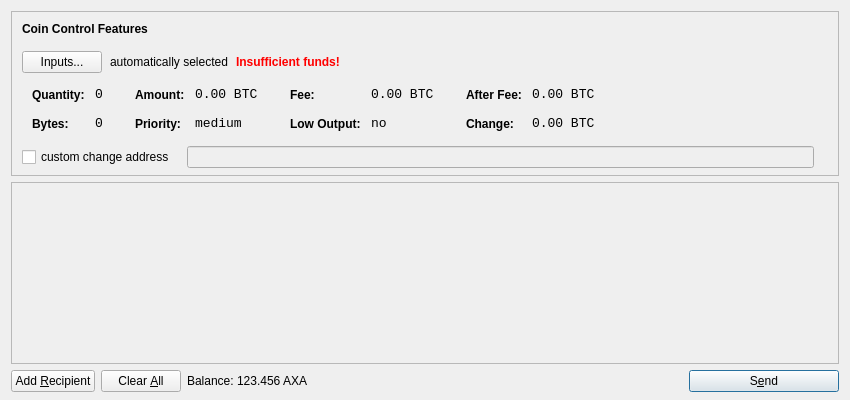
<?xml version="1.0" encoding="UTF-8"?>
<ui version="4.0">
 <class>SendCoinsDialog</class>
 <widget class="QDialog" name="SendCoinsDialog">
  <property name="geometry">
   <rect>
    <x>0</x>
    <y>0</y>
    <width>850</width>
    <height>400</height>
   </rect>
  </property>
  <property name="windowTitle">
   <string>Send Coins</string>
  </property>
  <layout class="QVBoxLayout" name="verticalLayout" stretch="0,1,0">
   <property name="bottomMargin">
    <number>8</number>
   </property>
   <item>
    <widget class="QFrame" name="frameCoinControl">
     <property name="sizePolicy">
      <sizepolicy hsizetype="Expanding" vsizetype="Expanding">
       <horstretch>0</horstretch>
       <verstretch>0</verstretch>
      </sizepolicy>
     </property>
     <property name="maximumSize">
      <size>
       <width>16777215</width>
       <height>16777215</height>
      </size>
     </property>
     <property name="frameShape">
      <enum>QFrame::StyledPanel</enum>
     </property>
     <property name="frameShadow">
      <enum>QFrame::Sunken</enum>
     </property>
     <layout class="QVBoxLayout" name="verticalLayoutCoinControl2">
      <property name="spacing">
       <number>-1</number>
      </property>
      <property name="leftMargin">
       <number>0</number>
      </property>
      <property name="topMargin">
       <number>0</number>
      </property>
      <property name="rightMargin">
       <number>0</number>
      </property>
      <property name="bottomMargin">
       <number>6</number>
      </property>
      <item>
       <layout class="QVBoxLayout" name="verticalLayoutCoinControl" stretch="0,0,0,0,1">
        <property name="spacing">
         <number>0</number>
        </property>
        <property name="leftMargin">
         <number>10</number>
        </property>
        <property name="topMargin">
         <number>10</number>
        </property>
        <item>
         <layout class="QHBoxLayout" name="horizontalLayoutCoinControl1">
          <property name="bottomMargin">
           <number>15</number>
          </property>
          <item>
           <widget class="QLabel" name="labelCoinControlFeatures">
            <property name="sizePolicy">
             <sizepolicy hsizetype="Preferred" vsizetype="Maximum">
              <horstretch>0</horstretch>
              <verstretch>0</verstretch>
             </sizepolicy>
            </property>
            <property name="font">
             <font>
              <weight>75</weight>
              <bold>true</bold>
             </font>
            </property>
            <property name="styleSheet">
             <string notr="true">font-weight:bold;</string>
            </property>
            <property name="text">
             <string>Coin Control Features</string>
            </property>
           </widget>
          </item>
         </layout>
        </item>
        <item>
         <layout class="QHBoxLayout" name="horizontalLayoutCoinControl2" stretch="0,0,0,0">
          <property name="spacing">
           <number>8</number>
          </property>
          <property name="bottomMargin">
           <number>10</number>
          </property>
          <item>
           <widget class="QPushButton" name="pushButtonCoinControl">
            <property name="styleSheet">
             <string notr="true"/>
            </property>
            <property name="text">
             <string>Inputs...</string>
            </property>
           </widget>
          </item>
          <item>
           <widget class="QLabel" name="labelCoinControlAutomaticallySelected">
            <property name="text">
             <string>automatically selected</string>
            </property>
            <property name="margin">
             <number>5</number>
            </property>
           </widget>
          </item>
          <item>
           <widget class="QLabel" name="labelCoinControlInsuffFunds">
            <property name="font">
             <font>
              <weight>75</weight>
              <bold>true</bold>
             </font>
            </property>
            <property name="styleSheet">
             <string notr="true">color:red;font-weight:bold;</string>
            </property>
            <property name="text">
             <string>Insufficient funds!</string>
            </property>
            <property name="margin">
             <number>5</number>
            </property>
           </widget>
          </item>
          <item>
           <spacer name="horizontalSpacerCoinControl">
            <property name="orientation">
             <enum>Qt::Horizontal</enum>
            </property>
            <property name="sizeHint" stdset="0">
             <size>
              <width>40</width>
              <height>1</height>
             </size>
            </property>
           </spacer>
          </item>
         </layout>
        </item>
        <item>
         <widget class="QWidget" name="widgetCoinControl" native="true">
          <property name="sizePolicy">
           <sizepolicy hsizetype="Preferred" vsizetype="Preferred">
            <horstretch>0</horstretch>
            <verstretch>0</verstretch>
           </sizepolicy>
          </property>
          <property name="minimumSize">
           <size>
            <width>0</width>
            <height>0</height>
           </size>
          </property>
          <property name="styleSheet">
           <string notr="true"/>
          </property>
          <layout class="QHBoxLayout" name="horizontalLayoutCoinControl5">
           <property name="margin">
            <number>0</number>
           </property>
           <item>
            <layout class="QHBoxLayout" name="horizontalLayoutCoinControl3" stretch="0,0,0,1">
             <property name="spacing">
              <number>20</number>
             </property>
             <property name="topMargin">
              <number>0</number>
             </property>
             <property name="bottomMargin">
              <number>10</number>
             </property>
             <item>
              <layout class="QFormLayout" name="formLayoutCoinControl1">
               <property name="horizontalSpacing">
                <number>10</number>
               </property>
               <property name="verticalSpacing">
                <number>14</number>
               </property>
               <property name="leftMargin">
                <number>10</number>
               </property>
               <property name="topMargin">
                <number>4</number>
               </property>
               <property name="rightMargin">
                <number>6</number>
               </property>
               <item row="0" column="0">
                <widget class="QLabel" name="labelCoinControlQuantityText">
                 <property name="styleSheet">
                  <string notr="true">font-weight:bold;</string>
                 </property>
                 <property name="text">
                  <string>Quantity:</string>
                 </property>
                 <property name="margin">
                  <number>0</number>
                 </property>
                </widget>
               </item>
               <item row="0" column="1">
                <widget class="QLabel" name="labelCoinControlQuantity">
                 <property name="font">
                  <font>
                   <family>Monospace</family>
                   <pointsize>10</pointsize>
                  </font>
                 </property>
                 <property name="cursor">
                  <cursorShape>IBeamCursor</cursorShape>
                 </property>
                 <property name="contextMenuPolicy">
                  <enum>Qt::ActionsContextMenu</enum>
                 </property>
                 <property name="text">
                  <string notr="true">0</string>
                 </property>
                 <property name="margin">
                  <number>0</number>
                 </property>
                 <property name="textInteractionFlags">
                  <set>Qt::LinksAccessibleByMouse|Qt::TextSelectableByKeyboard|Qt::TextSelectableByMouse</set>
                 </property>
                </widget>
               </item>
               <item row="1" column="0">
                <widget class="QLabel" name="labelCoinControlBytesText">
                 <property name="styleSheet">
                  <string notr="true">font-weight:bold;</string>
                 </property>
                 <property name="text">
                  <string>Bytes:</string>
                 </property>
                </widget>
               </item>
               <item row="1" column="1">
                <widget class="QLabel" name="labelCoinControlBytes">
                 <property name="font">
                  <font>
                   <family>Monospace</family>
                   <pointsize>10</pointsize>
                  </font>
                 </property>
                 <property name="cursor">
                  <cursorShape>IBeamCursor</cursorShape>
                 </property>
                 <property name="contextMenuPolicy">
                  <enum>Qt::ActionsContextMenu</enum>
                 </property>
                 <property name="text">
                  <string notr="true">0</string>
                 </property>
                 <property name="textInteractionFlags">
                  <set>Qt::LinksAccessibleByMouse|Qt::TextSelectableByKeyboard|Qt::TextSelectableByMouse</set>
                 </property>
                </widget>
               </item>
              </layout>
             </item>
             <item>
              <layout class="QFormLayout" name="formLayoutCoinControl2">
               <property name="horizontalSpacing">
                <number>10</number>
               </property>
               <property name="verticalSpacing">
                <number>14</number>
               </property>
               <property name="leftMargin">
                <number>6</number>
               </property>
               <property name="topMargin">
                <number>4</number>
               </property>
               <property name="rightMargin">
                <number>6</number>
               </property>
               <item row="0" column="0">
                <widget class="QLabel" name="labelCoinControlAmountText">
                 <property name="styleSheet">
                  <string notr="true">font-weight:bold;</string>
                 </property>
                 <property name="text">
                  <string>Amount:</string>
                 </property>
                 <property name="margin">
                  <number>0</number>
                 </property>
                </widget>
               </item>
               <item row="0" column="1">
                <widget class="QLabel" name="labelCoinControlAmount">
                 <property name="font">
                  <font>
                   <family>Monospace</family>
                   <pointsize>10</pointsize>
                  </font>
                 </property>
                 <property name="cursor">
                  <cursorShape>IBeamCursor</cursorShape>
                 </property>
                 <property name="contextMenuPolicy">
                  <enum>Qt::ActionsContextMenu</enum>
                 </property>
                 <property name="text">
                  <string notr="true">0.00 BTC</string>
                 </property>
                 <property name="textInteractionFlags">
                  <set>Qt::LinksAccessibleByMouse|Qt::TextSelectableByKeyboard|Qt::TextSelectableByMouse</set>
                 </property>
                </widget>
               </item>
               <item row="1" column="0">
                <widget class="QLabel" name="labelCoinControlPriorityText">
                 <property name="styleSheet">
                  <string notr="true">font-weight:bold;</string>
                 </property>
                 <property name="text">
                  <string>Priority:</string>
                 </property>
                </widget>
               </item>
               <item row="1" column="1">
                <widget class="QLabel" name="labelCoinControlPriority">
                 <property name="font">
                  <font>
                   <family>Monospace</family>
                   <pointsize>10</pointsize>
                  </font>
                 </property>
                 <property name="cursor">
                  <cursorShape>IBeamCursor</cursorShape>
                 </property>
                 <property name="contextMenuPolicy">
                  <enum>Qt::ActionsContextMenu</enum>
                 </property>
                 <property name="text">
                  <string>medium</string>
                 </property>
                 <property name="textInteractionFlags">
                  <set>Qt::LinksAccessibleByMouse|Qt::TextSelectableByKeyboard|Qt::TextSelectableByMouse</set>
                 </property>
                </widget>
               </item>
              </layout>
             </item>
             <item>
              <layout class="QFormLayout" name="formLayoutCoinControl3">
               <property name="horizontalSpacing">
                <number>10</number>
               </property>
               <property name="verticalSpacing">
                <number>14</number>
               </property>
               <property name="leftMargin">
                <number>6</number>
               </property>
               <property name="topMargin">
                <number>4</number>
               </property>
               <property name="rightMargin">
                <number>6</number>
               </property>
               <item row="0" column="0">
                <widget class="QLabel" name="labelCoinControlFeeText">
                 <property name="styleSheet">
                  <string notr="true">font-weight:bold;</string>
                 </property>
                 <property name="text">
                  <string>Fee:</string>
                 </property>
                 <property name="margin">
                  <number>0</number>
                 </property>
                </widget>
               </item>
               <item row="0" column="1">
                <widget class="QLabel" name="labelCoinControlFee">
                 <property name="font">
                  <font>
                   <family>Monospace</family>
                   <pointsize>10</pointsize>
                  </font>
                 </property>
                 <property name="cursor">
                  <cursorShape>IBeamCursor</cursorShape>
                 </property>
                 <property name="contextMenuPolicy">
                  <enum>Qt::ActionsContextMenu</enum>
                 </property>
                 <property name="text">
                  <string notr="true">0.00 BTC</string>
                 </property>
                 <property name="textInteractionFlags">
                  <set>Qt::LinksAccessibleByMouse|Qt::TextSelectableByKeyboard|Qt::TextSelectableByMouse</set>
                 </property>
                </widget>
               </item>
               <item row="1" column="0">
                <widget class="QLabel" name="labelCoinControlLowOutputText">
                 <property name="styleSheet">
                  <string notr="true">font-weight:bold;</string>
                 </property>
                 <property name="text">
                  <string>Low Output:</string>
                 </property>
                </widget>
               </item>
               <item row="1" column="1">
                <widget class="QLabel" name="labelCoinControlLowOutput">
                 <property name="font">
                  <font>
                   <family>Monospace</family>
                   <pointsize>10</pointsize>
                  </font>
                 </property>
                 <property name="cursor">
                  <cursorShape>IBeamCursor</cursorShape>
                 </property>
                 <property name="contextMenuPolicy">
                  <enum>Qt::ActionsContextMenu</enum>
                 </property>
                 <property name="text">
                  <string>no</string>
                 </property>
                 <property name="textInteractionFlags">
                  <set>Qt::LinksAccessibleByMouse|Qt::TextSelectableByKeyboard|Qt::TextSelectableByMouse</set>
                 </property>
                </widget>
               </item>
              </layout>
             </item>
             <item>
              <layout class="QFormLayout" name="formLayoutCoinControl4">
               <property name="horizontalSpacing">
                <number>10</number>
               </property>
               <property name="verticalSpacing">
                <number>14</number>
               </property>
               <property name="leftMargin">
                <number>6</number>
               </property>
               <property name="topMargin">
                <number>4</number>
               </property>
               <property name="rightMargin">
                <number>6</number>
               </property>
               <item row="0" column="0">
                <widget class="QLabel" name="labelCoinControlAfterFeeText">
                 <property name="styleSheet">
                  <string notr="true">font-weight:bold;</string>
                 </property>
                 <property name="text">
                  <string>After Fee:</string>
                 </property>
                 <property name="margin">
                  <number>0</number>
                 </property>
                </widget>
               </item>
               <item row="0" column="1">
                <widget class="QLabel" name="labelCoinControlAfterFee">
                 <property name="font">
                  <font>
                   <family>Monospace</family>
                   <pointsize>10</pointsize>
                  </font>
                 </property>
                 <property name="cursor">
                  <cursorShape>IBeamCursor</cursorShape>
                 </property>
                 <property name="contextMenuPolicy">
                  <enum>Qt::ActionsContextMenu</enum>
                 </property>
                 <property name="text">
                  <string notr="true">0.00 BTC</string>
                 </property>
                 <property name="textInteractionFlags">
                  <set>Qt::LinksAccessibleByMouse|Qt::TextSelectableByKeyboard|Qt::TextSelectableByMouse</set>
                 </property>
                </widget>
               </item>
               <item row="1" column="0">
                <widget class="QLabel" name="labelCoinControlChangeText">
                 <property name="styleSheet">
                  <string notr="true">font-weight:bold;</string>
                 </property>
                 <property name="text">
                  <string>Change:</string>
                 </property>
                </widget>
               </item>
               <item row="1" column="1">
                <widget class="QLabel" name="labelCoinControlChange">
                 <property name="font">
                  <font>
                   <family>Monospace</family>
                   <pointsize>10</pointsize>
                  </font>
                 </property>
                 <property name="cursor">
                  <cursorShape>IBeamCursor</cursorShape>
                 </property>
                 <property name="contextMenuPolicy">
                  <enum>Qt::ActionsContextMenu</enum>
                 </property>
                 <property name="text">
                  <string notr="true">0.00 BTC</string>
                 </property>
                 <property name="textInteractionFlags">
                  <set>Qt::LinksAccessibleByMouse|Qt::TextSelectableByKeyboard|Qt::TextSelectableByMouse</set>
                 </property>
                </widget>
               </item>
              </layout>
             </item>
            </layout>
           </item>
          </layout>
         </widget>
        </item>
        <item>
         <layout class="QHBoxLayout" name="horizontalLayoutCoinControl4" stretch="0,0,0">
          <property name="spacing">
           <number>12</number>
          </property>
          <property name="sizeConstraint">
           <enum>QLayout::SetDefaultConstraint</enum>
          </property>
          <property name="topMargin">
           <number>5</number>
          </property>
          <property name="rightMargin">
           <number>5</number>
          </property>
          <item>
           <widget class="QCheckBox" name="checkBoxCoinControlChange">
            <property name="text">
             <string>custom change address</string>
            </property>
           </widget>
          </item>
          <item>
           <widget class="QLineEdit" name="lineEditCoinControlChange">
            <property name="enabled">
             <bool>false</bool>
            </property>
            <property name="sizePolicy">
             <sizepolicy hsizetype="Expanding" vsizetype="Fixed">
              <horstretch>0</horstretch>
              <verstretch>0</verstretch>
             </sizepolicy>
            </property>
           </widget>
          </item>
          <item>
           <widget class="QLabel" name="labelCoinControlChangeLabel">
            <property name="sizePolicy">
             <sizepolicy hsizetype="Preferred" vsizetype="Expanding">
              <horstretch>0</horstretch>
              <verstretch>0</verstretch>
             </sizepolicy>
            </property>
            <property name="minimumSize">
             <size>
              <width>0</width>
              <height>0</height>
             </size>
            </property>
            <property name="text">
             <string/>
            </property>
            <property name="margin">
             <number>3</number>
            </property>
           </widget>
          </item>
         </layout>
        </item>
        <item>
         <spacer name="verticalSpacerCoinControl">
          <property name="orientation">
           <enum>Qt::Vertical</enum>
          </property>
          <property name="sizeHint" stdset="0">
           <size>
            <width>800</width>
            <height>1</height>
           </size>
          </property>
         </spacer>
        </item>
       </layout>
      </item>
     </layout>
    </widget>
   </item>
   <item>
    <widget class="QScrollArea" name="scrollArea">
     <property name="widgetResizable">
      <bool>true</bool>
     </property>
     <widget class="QWidget" name="scrollAreaWidgetContents">
      <property name="geometry">
       <rect>
        <x>0</x>
        <y>0</y>
        <width>830</width>
        <height>165</height>
       </rect>
      </property>
      <layout class="QVBoxLayout" name="verticalLayout_2">
       <property name="margin">
        <number>0</number>
       </property>
       <item>
        <layout class="QVBoxLayout" name="entries">
         <property name="spacing">
          <number>6</number>
         </property>
        </layout>
       </item>
       <item>
        <spacer name="verticalSpacer">
         <property name="orientation">
          <enum>Qt::Vertical</enum>
         </property>
         <property name="sizeHint" stdset="0">
          <size>
           <width>20</width>
           <height>40</height>
          </size>
         </property>
        </spacer>
       </item>
      </layout>
     </widget>
    </widget>
   </item>
   <item>
    <layout class="QHBoxLayout" name="horizontalLayout">
     <item>
      <widget class="QPushButton" name="addButton">
       <property name="toolTip">
        <string>Send to multiple recipients at once</string>
       </property>
       <property name="text">
        <string>Add &amp;Recipient</string>
       </property>
       <property name="icon">
        <iconset resource="../bitcoin.qrc">
         <normaloff>:/icons/add</normaloff>:/icons/add</iconset>
       </property>
       <property name="autoDefault">
        <bool>false</bool>
       </property>
      </widget>
     </item>
     <item>
      <widget class="QPushButton" name="clearButton">
       <property name="sizePolicy">
        <sizepolicy hsizetype="Minimum" vsizetype="Fixed">
         <horstretch>0</horstretch>
         <verstretch>0</verstretch>
        </sizepolicy>
       </property>
       <property name="toolTip">
        <string>Remove all transaction fields</string>
       </property>
       <property name="text">
        <string>Clear &amp;All</string>
       </property>
       <property name="icon">
        <iconset resource="../bitcoin.qrc">
         <normaloff>:/icons/remove</normaloff>:/icons/remove</iconset>
       </property>
       <property name="autoRepeatDelay">
        <number>300</number>
       </property>
       <property name="autoDefault">
        <bool>false</bool>
       </property>
      </widget>
     </item>
     <item>
      <layout class="QHBoxLayout" name="horizontalLayout_2">
       <property name="spacing">
        <number>3</number>
       </property>
       <item>
        <widget class="QLabel" name="label">
         <property name="text">
          <string>Balance:</string>
         </property>
        </widget>
       </item>
       <item>
        <widget class="QLabel" name="labelBalance">
         <property name="cursor">
          <cursorShape>IBeamCursor</cursorShape>
         </property>
         <property name="text">
          <string>123.456 AXA</string>
         </property>
         <property name="textInteractionFlags">
          <set>Qt::LinksAccessibleByMouse|Qt::TextSelectableByKeyboard|Qt::TextSelectableByMouse</set>
         </property>
        </widget>
       </item>
      </layout>
     </item>
     <item>
      <spacer name="horizontalSpacer">
       <property name="orientation">
        <enum>Qt::Horizontal</enum>
       </property>
       <property name="sizeHint" stdset="0">
        <size>
         <width>40</width>
         <height>20</height>
        </size>
       </property>
      </spacer>
     </item>
     <item>
      <widget class="QPushButton" name="sendButton">
       <property name="minimumSize">
        <size>
         <width>150</width>
         <height>0</height>
        </size>
       </property>
       <property name="toolTip">
        <string>Confirm the send action</string>
       </property>
       <property name="text">
        <string>S&amp;end</string>
       </property>
       <property name="icon">
        <iconset resource="../bitcoin.qrc">
         <normaloff>:/icons/send</normaloff>:/icons/send</iconset>
       </property>
       <property name="default">
        <bool>true</bool>
       </property>
      </widget>
     </item>
    </layout>
   </item>
  </layout>
 </widget>
 <resources>
  <include location="../bitcoin.qrc"/>
 </resources>
 <connections/>
</ui>
